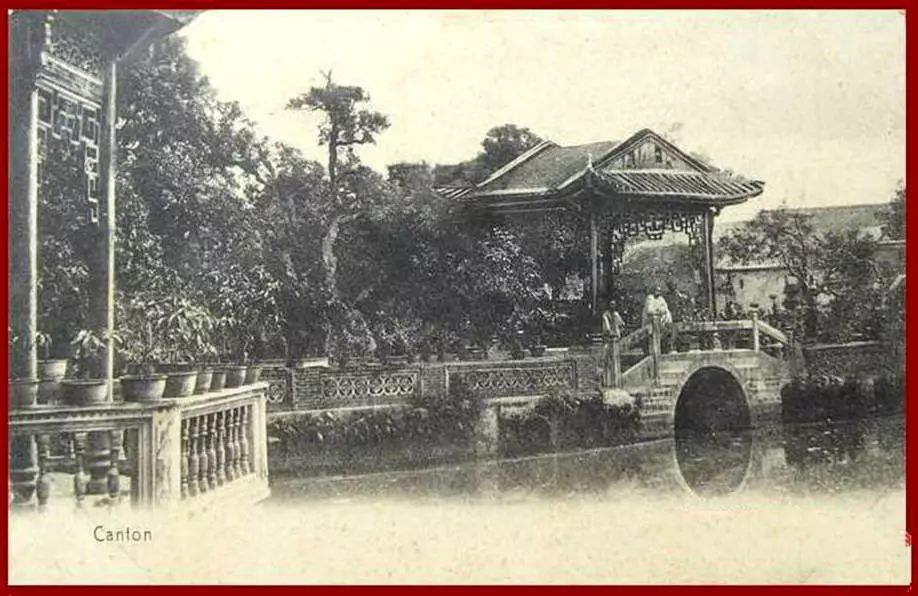
#> input picture images/1.jpg, 918 x 596 px, found by its file name
$ python 2DHistograms.py
#> lines starting #> are read from the running program, lines starting #| are printed output that depends on the picture; after the words box and inside, x2 and y2 are one past the last pixel; in counts of white or black regions, pixels touching at a corner belong together
#%% [markdown]
# # '2D' means Hue & Saturation

#%% import
import numpy as np
import cv2 as cv
import matplotlib.pyplot as plt
#%% plot
img = cv.imread('images2/1.jpg')
#> img is the input picture: shape (596, 918, 3); mean B, G, R 134.5, 148.3, 157.8
img = cv.cvtColor(img,cv.COLOR_BGR2RGB)
hsv = cv.cvtColor(img,cv.COLOR_RGB2HSV)
#> hsv: shape (596, 918, 3); mean H, S, V 35.2, 37.7, 158.5
hist = cv.calcHist([hsv], [0, 1], None, [180, 256], [0, 180, 0, 256])
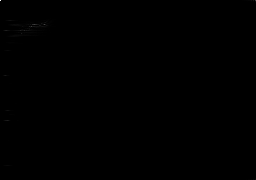
#> hist: shape (180, 256) float32; min 0, max 30969, mean 11.9; drawn with min black and max white

plt.subplot(121)
plt.imshow(img)
plt.subplot(122)
plt.imshow(hist,interpolation = 'nearest')

#%%
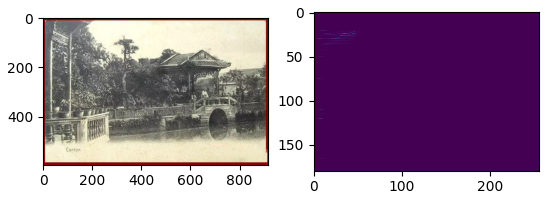
#> figure drawn by matplotlib, 2 panels

$ run again, with images/2.jpg copied over images/1.jpg
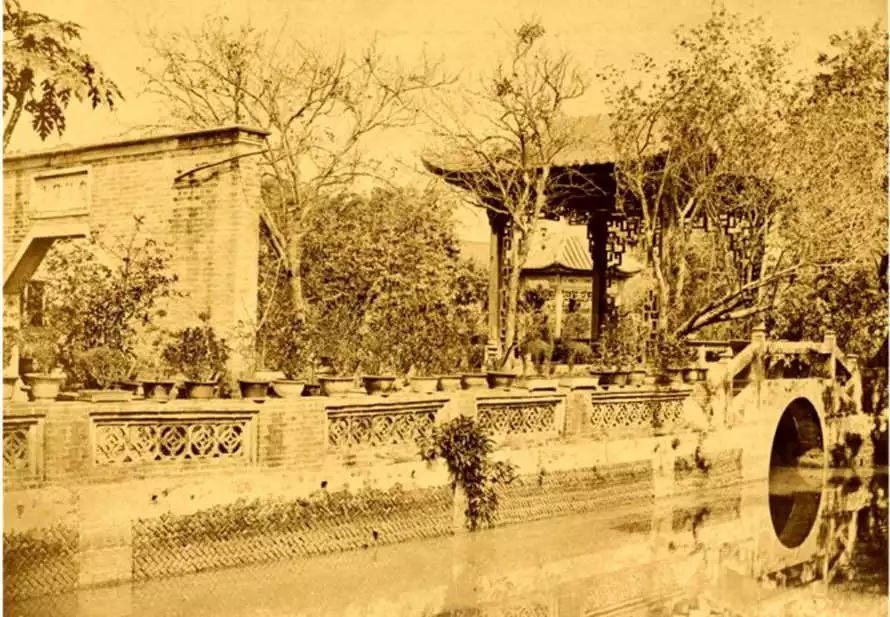
#> input picture images/2.jpg, 890 x 617 px, found by its file name
#> img is the input picture: shape (617, 890, 3); mean B, G, R 82.5, 157.3, 198.5
#> hsv: shape (617, 890, 3); mean H, S, V 19.6, 158.6, 198.5
#> `#%%`:
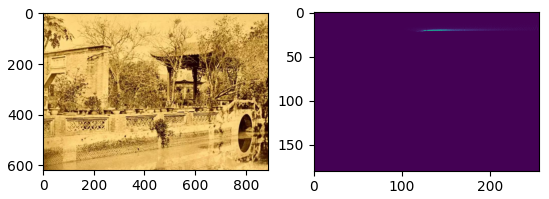
#> figure drawn by matplotlib, 2 panels

$ run again, with images/3.jpg copied over images/1.jpg
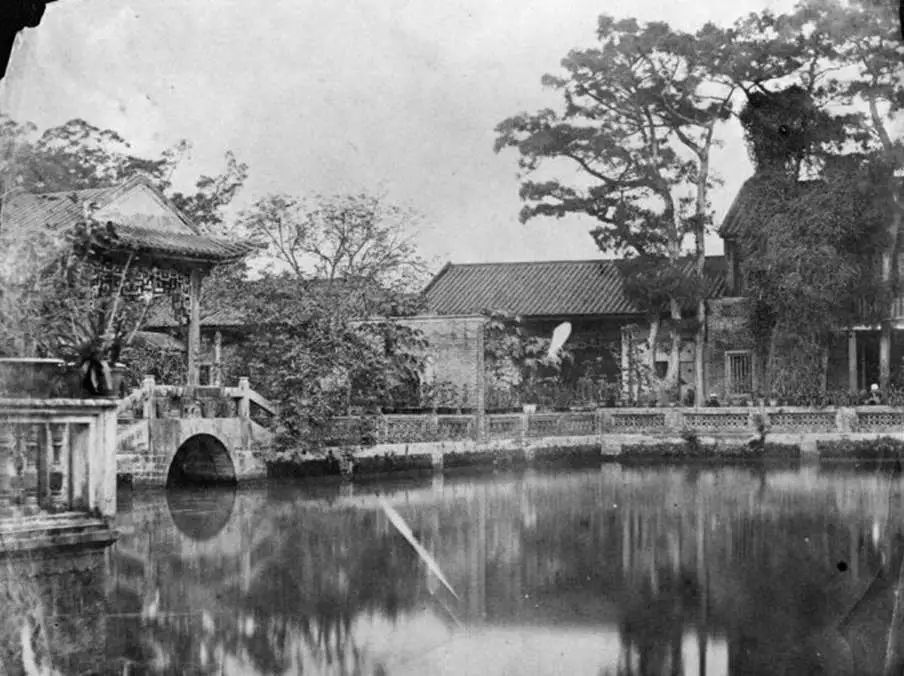
#> input picture images/3.jpg, 904 x 676 px, found by its file name
#> img is the input picture: shape (676, 904, 3); min 0, max 255, mean 129.1
#> hsv: shape (676, 904, 3); mean H, S, V 0, 0, 129.1
#> hist: shape (180, 256) float32; values 0 (black) and 611104 (white), 0% white in thin lines or dots, all inside (x1, y1, x2, y2) = (0, 0, 1, 1)
#> `#%%`:
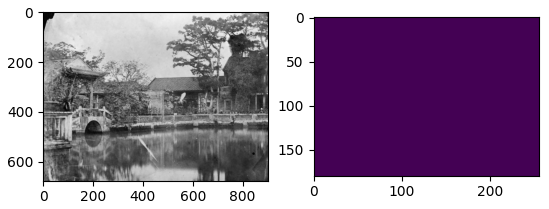
#> figure drawn by matplotlib, 2 panels

$ run again, with images/4.jpg copied over images/1.jpg
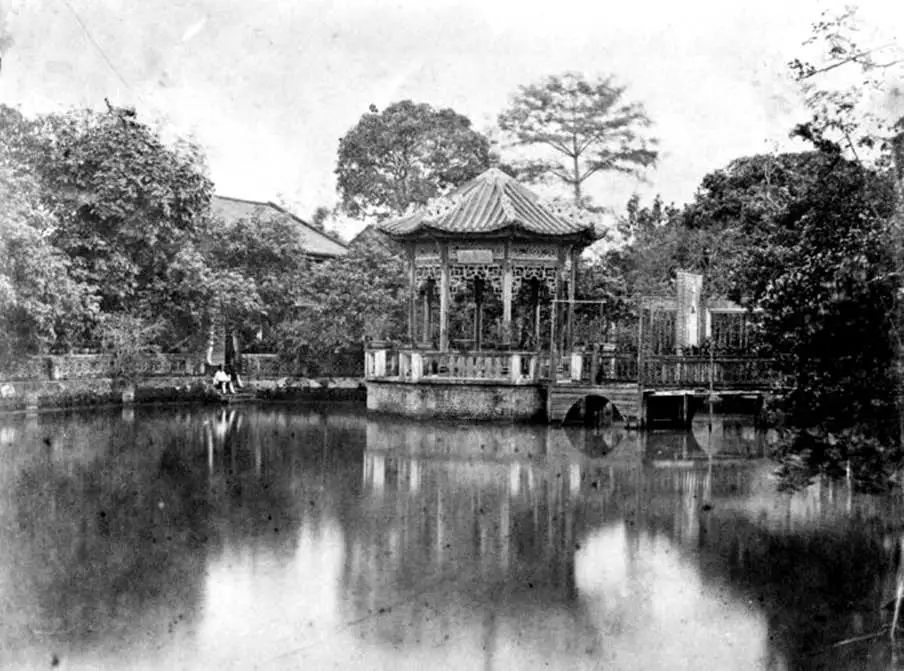
#> input picture images/4.jpg, 904 x 671 px, found by its file name
#> img is the input picture: shape (671, 904, 3); min 0, max 255, mean 136.3
#> hsv: shape (671, 904, 3); mean H, S, V 0, 0, 136.3
#> hist: shape (180, 256) float32; values 0 (black) and 606584 (white), 0% white in thin lines or dots, all inside (x1, y1, x2, y2) = (0, 0, 1, 1)
#> `#%%`:
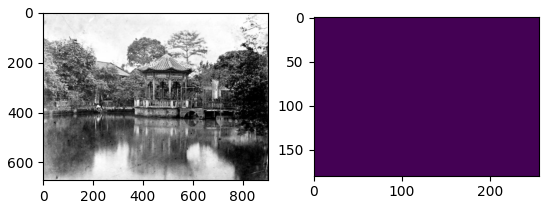
#> figure drawn by matplotlib, 2 panels
